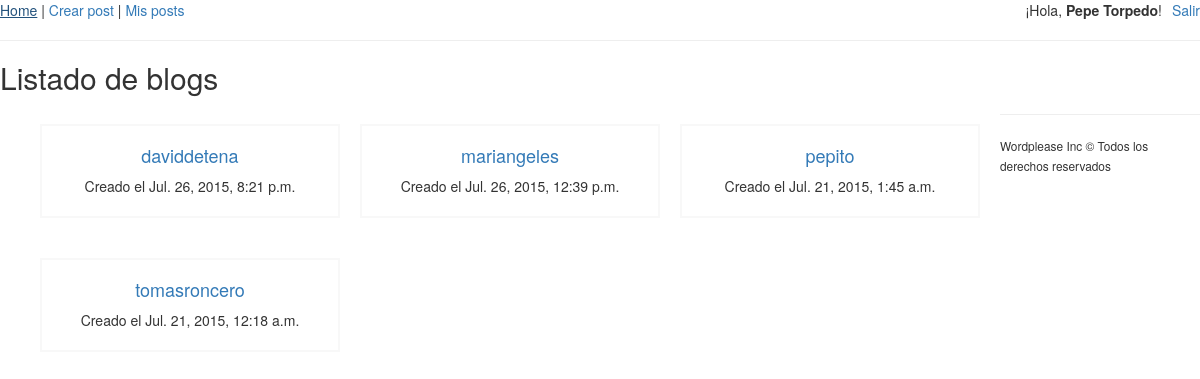
The page /blogs/ (signed in) on the database its author committed.
### blogs/models.py (models this page shows)
class Blog(models.Model):
    owner = models.OneToOneField(User)
    created_at = models.DateTimeField(auto_now_add=True)        # Se guarda al crearse el blog
    def __unicode__(self):
        return self.owner.username

### blogs/views.py (the view)
# urls.py: url(r'^blogs/$', BlogsView.as_view(), name='blog_home'),    # listado de blogs, con vista basada en clase BlogsView
class BlogsView(View):
    def get(self, request):
        blogs = Blog.objects.all().order_by('-created_at')
        context = {
            "blog_list": blogs[:5]
        }
        return render(request, 'blogs/home.html', context)

### blogs/templates/blogs/home.html (shortened to what this page needs)
{% extends 'base.html' %}
{% block section %}
    {% if blog_list|length > 0 %}
        <h2>Listado de blogs</h2>
        <ul class="post-list">
        {% for blog in blog_list %}
            <li>
                <div>
                    <h4><a href="{% url 'blog_posts' blog.owner.username %}">{{ blog }}</a></h4>
                    <p>Creado el {{ blog.created_at}}</p>
                </div>
            </li>
        {% endfor %}
    {% else %}
        ¡Sé el primero en crear un blog!
    {% endif %}
    </ul>
{% endblock %}

### wordplease/templates/base.html (shortened to what this page needs)
{% load staticfiles %}
<!DOCTYPE html>
<html lang="es">
<head>
    <link rel="stylesheet" href="{% static 'css/bootstrap.min.css' %}">
    <link rel="stylesheet" href="{% static 'css/bootstrap-theme.min.css' %}">
</head>
<body>
    <nav>
        <a href="{% url 'post_home' %}">Home</a>
        |
        {% if user.is_authenticated %}
            <a href="{% url 'post_create' %}">Crear post</a>
            |
            <a href="{% url 'post_list' %}">Mis posts</a>
            <a style="float: right;" href="{% url 'user_logout' %}">Salir</a>
            <span style="float: right; margin-right: 10px">¡Hola, <strong>{{ user.first_name }} {{ user.last_name }}</strong>! </span>
        {% else %}
            <a href="{% url 'user_login' %}">Entrar</a>
            |
            <a href="{% url 'user_signup' %}">Registrarse</a>
        {% endif %}
    </nav>
    <hr>
    <section>
        {% block section %}
        {% endblock %}
    </section>
    <hr>
    <footer>
        <small>Wordplease Inc &copy; Todos los derechos reservados</small>
    </footer>
</body>
</html>

### wordplease/templates/base.html (style rules this page uses)
ul.post-list { list-style: none; }
ul.post-list li { float: left; margin: 20px 20px 20px 0; }
ul.post-list li:last-child { margin-right: 0; }
ul.post-list li div { border:2px solid #f8f8f8; padding: 10px; text-align: center; width: 300px; }
ul.post-list li div h4 { text-align: center; }

### rows shown on the page
Blog: owner.username "daviddetena", created_at "Jul. 26, 2015, 8:21 p.m."
Blog: owner.username "mariangeles", created_at "Jul. 26, 2015, 12:39 p.m."
Blog: owner.username "pepito", created_at "Jul. 21, 2015, 1:45 a.m."
Blog: owner.username "tomasroncero", created_at "Jul. 21, 2015, 12:18 a.m."

### other values the page prints
{{ user.first_name }} "Pepe"
{{ user.last_name }} "Torpedo"
